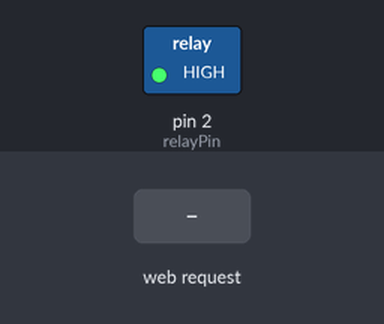
Simulated run of this sketch. Board: Arduino Uno, built for the host (arithmetic inside an expression is 32-bit, double 64-bit). On the bench: switched loads named in the sketch (green lamp = pin HIGH). Inputs (shaded band) come from the test bench.

Above: at 1.2 s.
1.3 s: HTTP request GET /toggle received
At 1.7 s:
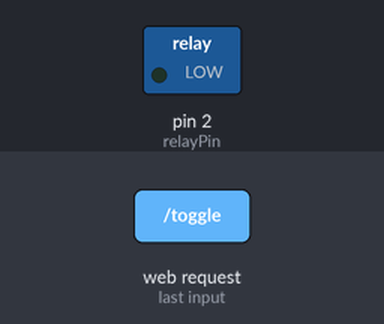
Timing chart, 0 to 4.3 s (numbered marks = the images above; inputs shaded):
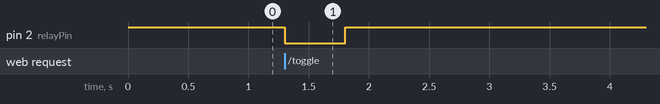

Measured:
- after the input at 1.3 s, pin 2 (relayPin): HIGH → LOW at once, → HIGH 0.50 s later

The sketch:

web_relay_button.ino
```cpp
#include <SPI.h>
#include <Ethernet.h>

byte mac[] = { 0xDE, 0xAD, 0xBE, 0xEF, 0xFE, 0xED }; // Мак адрес
byte ip[] = { 192, 168, 6, 6 }; // IP адрес
EthernetServer server(80);

int relayPin = 2;                // Пин для реле
bool relayState = LOW;           // Начальное состояние реле (выключено)
unsigned long previousMillis = 0;  // Переменная для хранения времени
const long relayOnTime = 500;    // Время работы реле в миллисекундах

void setup() {
  pinMode(relayPin, OUTPUT);           // Настраиваем пин реле как выход
  digitalWrite(relayPin, HIGH);        // По умолчанию реле выключено (HIGH, если реле активное по низкому уровню)

  Serial.begin(9600);
  Ethernet.begin(mac, ip);             // Инициализация Ethernet
  server.begin();                      // Запуск веб-сервера
}

void loop() {
  EthernetClient client = server.available();  // Проверяем наличие клиента
  if (client) {
    boolean currentLineIsBlank = true;
    String request = "";

    // Чтение данных от клиента
    while (client.connected()) {
      if (client.available()) {
        char c = client.read();
        request += c; // Читаем запрос
        if (c == '\n' && currentLineIsBlank) {
          // Проверка на наличие команды для переключения реле
          if (request.indexOf("GET /toggle") != -1) {
            relayState = LOW;                // Включаем реле (LOW, если реле активное по низкому уровню)
            digitalWrite(relayPin, relayState);
            previousMillis = millis();       // Запоминаем текущее время
          }

          // Отправляем HTML-страницу
          client.println("HTTP/1.1 200 OK");
          client.println("Content-Type: text/html");
          client.println();
          client.println("<html>");
          client.println("<head>");
          client.println("<title>Relay Control</title>");
          client.println("</head>");
          client.println("<body>");
          client.println("<h3>Love IT door</h3>");
          client.print("<p>Status Relay: ");
          client.print((relayState == LOW) ? "ON" : "OFF");
          client.println("</p>");
          client.println("<form action=\"/toggle\" method=\"GET\">");
          client.println("<input type='submit' value='OPEN' style='width: 200px; height: 100px; font-size: 24px;'>");
          client.println("</form>");
          client.println("</body>");
          client.println("</html>");
          break;
        }
        if (c == '\n') {
          currentLineIsBlank = true;
        } else if (c != '\r') {
          currentLineIsBlank = false;
        }
      }
    }

    // Отключаем клиента после отправки ответа
    delay(1);
    client.stop();
  }

  // Проверяем, прошло ли заданное время для выключения реле
  if (relayState == LOW && (millis() - previousMillis >= relayOnTime)) {
    relayState = HIGH;              // Выключаем реле
    digitalWrite(relayPin, relayState);
  }
}
```

relay_button.ino
```cpp

```
